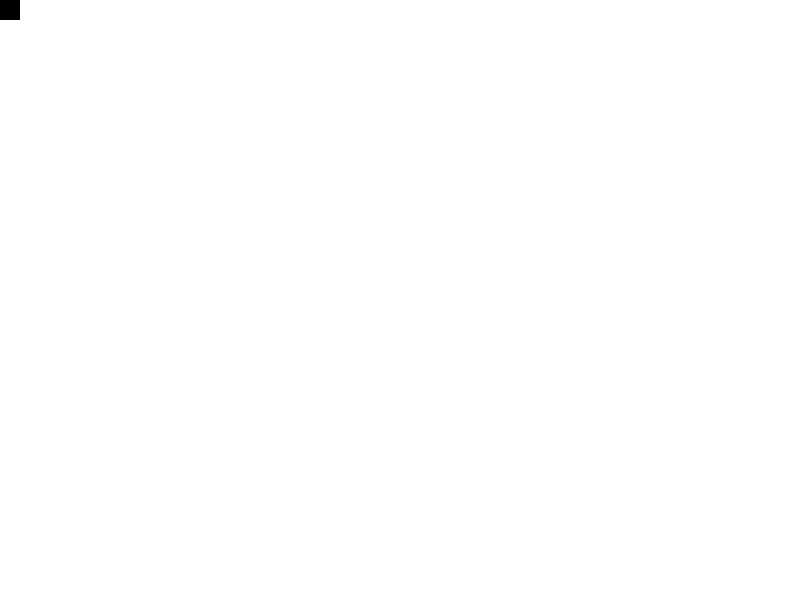
Frame 1 (no input)
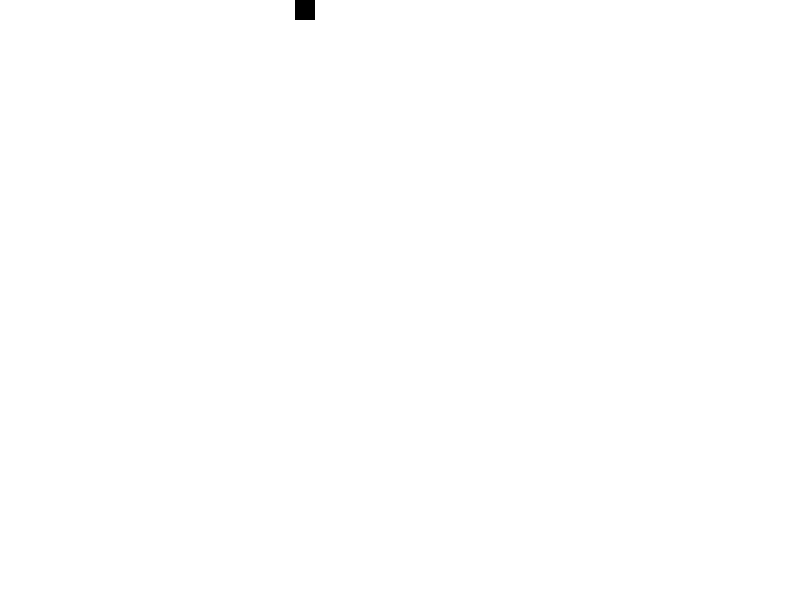
Frame 60 (the mouse pressed at the canvas centre just before this capture)
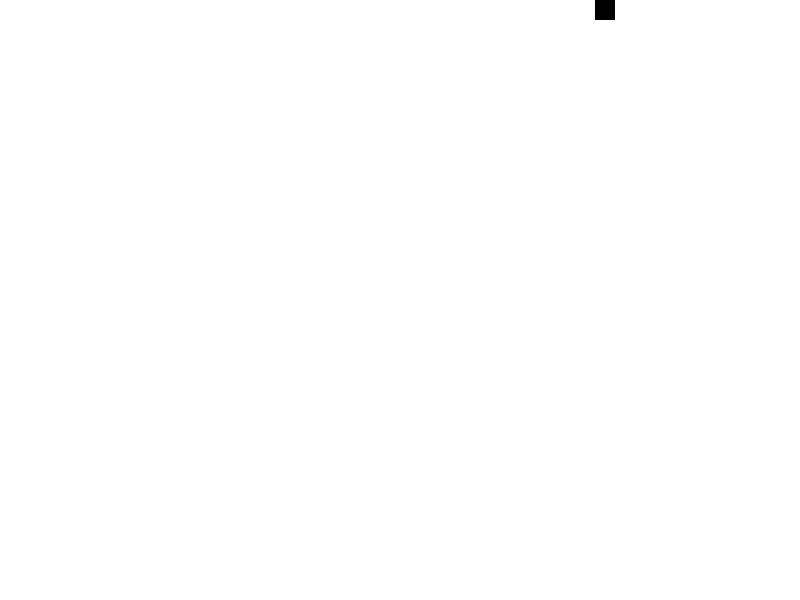
Frame 120 (the mouse held since frame 60 and released just before this capture)

The Processing sketch that drew these frames (run headless with seeded random() and noise(); from frame 60 on, the mouse is pressed at the canvas centre):

// Processing sketch: sketch_0005_03_path_along_edges
// ── sketch_0005_03_path_along_edges.pde
int x = 0;
int y = 0;
final int redius = 20;
int speed = 5;
void setup() {
  size(800, 600);
  noStroke();
  fill(0);
}

void draw() {
  background(255);
  rect(x, y, redius, redius);
  
  if(x < width - redius && y == 0) {
    x += speed;
    if (x > (width - redius))
    x = width - redius;
  } else if (y < height - redius && x == width - redius) {
    y += speed;
    if (y > height - redius)
    y = height - redius;
  } else if (x > 0) {
    x -= speed;
    if (x < 0)
    x = 0;
  } else if (y > 0 && x == 0){
    y -= speed;
    if (y < speed)
    y = 0;
  }
}



/** Dan's solution

// Example 5-8: Square following edge, uses a �state� variable

int x = 0;  // x location of square
int y = 0;  // y location of square

int speed = 5;  // speed of square

// A variable to keep track of the square�s "state."  
// Depending on the value of its state, it will either move right, down, left, or up.
int state = 0;  

void setup() {
  size(480, 270);
}

void draw() {
  background(255);

  // Display the square
  stroke(0);
  fill(175);
  rect(x,y,9,9);

  // If the state is 0, move to the right.
  if (state == 0) {
    x = x + speed;
    // If, while the state is 0, it reaches the right side of the window, change the state to 1
    // Repeat this same logic for all states!?
    if (x > width-10) {
      x = width-10;
      state = 1;
    }
  } else if (state == 1) {
    y = y + speed;
    if (y > height-10) {
      y = height-10;
      state = 2;
    }
  } else if (state == 2) {
    x = x - speed;
    if (x < 0) {
      x = 0;
      state = 3;
    }
  } else if (state == 3) {
    y = y - speed;
    if (y < 0) {
      y = 0;
      state=0;
    }
  }
}
*/
